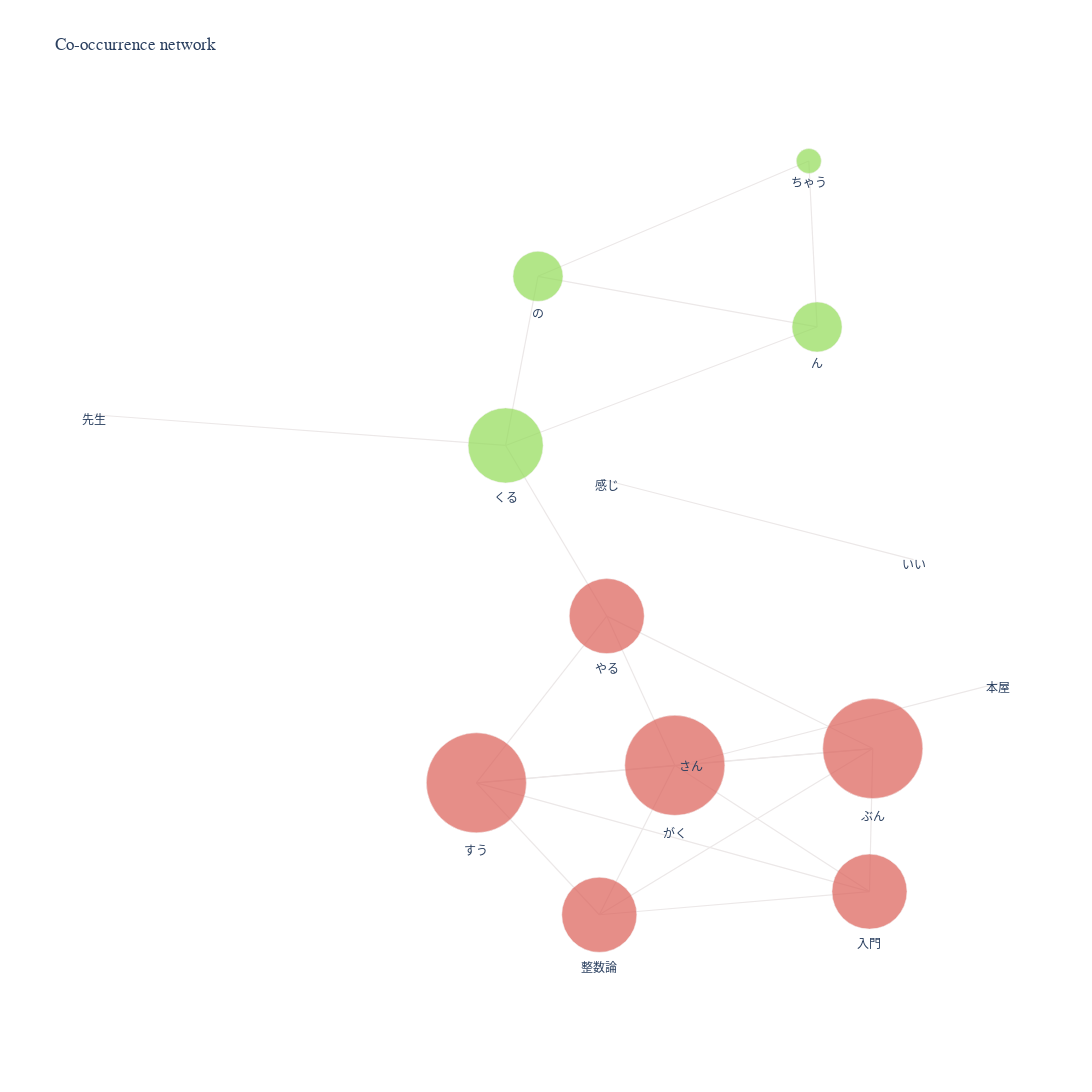

The notebook cell saved with this chart:
### Code cell
npt.build_graph(min_edge_frequency=3)

fig_co_network = npt.co_network(
    title='Co-occurrence network',
    save=True
)
iplot(fig_co_network)

### Figure 1 — Plotly figure (JSON) as saved in the notebook; plotly's stock layout.template omitted (floating-point values rounded to 4 significant figures)
{"data": [{"line": {"shape": "spline", "width": 1.2}, "marker": {"color": "#ece8e8"}, "mode": "lines", "opacity": 1, "type": "scatter", "x": [0.2528, -0.06772, null], "y": [0.06777, 0.2528, null]}, {"line": {"shape": "spline", "width": 1.2}, "marker": {"color": "#ece8e8"}, "mode": "lines", "opacity": 1, "type": "scatter", "x": [0.2067, -0.0754, null], "y": [-0.7086, -0.7627, null]}, {"line": {"shape": "spline", "width": 1.2}, "marker": {"color": "#ece8e8"}, "mode": "lines", "opacity": 1, "type": "scatter", "x": [0.2067, -0.2038, null], "y": [-0.7086, -0.4542, null]}, {"line": {"shape": "spline", "width": 1.2}, "marker": {"color": "#ece8e8"}, "mode": "lines", "opacity": 1, "type": "scatter", "x": [0.2067, 0.2101, null], "y": [-0.7086, -0.374, null]}, {"line": {"shape": "spline", "width": 1.2}, "marker": {"color": "#ece8e8"}, "mode": "lines", "opacity": 1, "type": "scatter", "x": [0.2067, 0.003455, null], "y": [-0.7086, -0.4133, null]}, {"line": {"shape": "spline", "width": 1.2}, "marker": {"color": "#ece8e8"}, "mode": "lines", "opacity": 1, "type": "scatter", "x": [0.152, -0.1394, null], "y": [0.6119, 0.7303, null]}, {"line": {"shape": "spline", "width": 1.2}, "marker": {"color": "#ece8e8"}, "mode": "lines", "opacity": 1, "type": "scatter", "x": [0.152, -0.1732, null], "y": [0.6119, 0.3348, null]}, {"line": {"shape": "spline", "width": 1.2}, "marker": {"color": "#ece8e8"}, "mode": "lines", "opacity": 1, "type": "scatter", "x": [0.152, 0.1433, null], "y": [0.6119, 1, null]}, {"line": {"shape": "spline", "width": 1.2}, "marker": {"color": "#ece8e8"}, "mode": "lines", "opacity": 1, "type": "scatter", "x": [-0.6034, -0.1732, null], "y": [0.4066, 0.3348, null]}, {"line": {"shape": "spline", "width": 1.2}, "marker": {"color": "#ece8e8"}, "mode": "lines", "opacity": 1, "type": "scatter", "x": [0.1433, -0.1394, null], "y": [1, 0.7303, null]}, {"line": {"shape": "spline", "width": 1.2}, "marker": {"color": "#ece8e8"}, "mode": "lines", "opacity": 1, "type": "scatter", "x": [-0.06762, -0.1732, null], "y": [-0.06426, 0.3348, null]}, {"line": {"shape": "spline", "width": 1.2}, "marker": {"color": "#ece8e8"}, "mode": "lines", "opacity": 1, "type": "scatter", "x": [-0.06762, 0.003455, null], "y": [-0.06426, -0.4133, null]}, {"line": {"shape": "spline", "width": 1.2}, "marker": {"color": "#ece8e8"}, "mode": "lines", "opacity": 1, "type": "scatter", "x": [-0.06762, -0.2038, null], "y": [-0.06426, -0.4542, null]}, {"line": {"shape": "spline", "width": 1.2}, "marker": {"color": "#ece8e8"}, "mode": "lines", "opacity": 1, "type": "scatter", "x": [-0.06762, 0.2101, null], "y": [-0.06426, -0.374, null]}, {"line": {"shape": "spline", "width": 1.2}, "marker": {"color": "#ece8e8"}, "mode": "lines", "opacity": 1, "type": "scatter", "x": [0.2101, -0.2038, null], "y": [-0.374, -0.4542, null]}, {"line": {"shape": "spline", "width": 1.2}, "marker": {"color": "#ece8e8"}, "mode": "lines", "opacity": 1, "type": "scatter", "x": [0.2101, 0.003455, null], "y": [-0.374, -0.4133, null]}, {"line": {"shape": "spline", "width": 1.2}, "marker": {"color": "#ece8e8"}, "mode": "lines", "opacity": 1, "type": "scatter", "x": [0.2101, -0.0754, null], "y": [-0.374, -0.7627, null]}, {"line": {"shape": "spline", "width": 1.2}, "marker": {"color": "#ece8e8"}, "mode": "lines", "opacity": 1, "type": "scatter", "x": [-0.1732, -0.1394, null], "y": [0.3348, 0.7303, null]}, {"line": {"shape": "spline", "width": 1.2}, "marker": {"color": "#ece8e8"}, "mode": "lines", "opacity": 1, "type": "scatter", "x": [-0.2038, 0.003455, null], "y": [-0.4542, -0.4133, null]}, {"line": {"shape": "spline", "width": 1.2}, "marker": {"color": "#ece8e8"}, "mode": "lines", "opacity": 1, "type": "scatter", "x": [-0.2038, -0.0754, null], "y": [-0.4542, -0.7627, null]}, {"line": {"shape": "spline", "width": 1.2}, "marker": {"color": "#ece8e8"}, "mode": "lines", "opacity": 1, "type": "scatter", "x": [0.003455, -0.0754, null], "y": [-0.4133, -0.7627, null]}, {"line": {"shape": "spline", "width": 1.2}, "marker": {"color": "#ece8e8"}, "mode": "lines", "opacity": 1, "type": "scatter", "x": [0.02079, 0.3413, null], "y": [-0.4061, -0.221, null]}, {"hoverinfo": "text", "hovertext": [], "marker": {"color": ["rgb(87.03999999999999,212.17279999999997,220.16)", "rgb(220.16,95.0272,87.03999999999999)", "rgb(145.61280000000002,220.16,87.03999999999999)", "rgb(145.61280000000002,220.16,87.03999999999999)", "rgb(145.61280000000002,220.16,87.03999999999999)", "rgb(87.03999999999999,212.17279999999997,220.16)", "rgb(220.16,95.0272,87.03999999999999)", "rgb(220.16,95.0272,87.03999999999999)", "rgb(145.61280000000002,220.16,87.03999999999999)", "rgb(220.16,95.0272,87.03999999999999)", "rgb(145.61280000000002,220.16,87.03999999999999)", "rgb(220.16,95.0272,87.03999999999999)", "rgb(161.58719999999994,87.03999999999999,220.16)", "rgb(161.58719999999994,87.03999999999999,220.16)", "rgb(220.16,95.0272,87.03999999999999)"], "line": {"color": "#ece8e8", "width": 0.5}, "size": [0, 75, 50, 0, 25, 0, 75, 100, 75, 100, 50, 100, 0, 0, 75]}, "mode": "markers+text", "text": ["いい", "入門", "ん", "先生", "ちゃう", "感じ", "やる", "ぶん", "くる", "すう", "の", "がく", "さん", "本屋", "整数論"], "textposition": "bottom center", "type": "scatter", "x": [0.2528, 0.2067, 0.152, -0.6034, 0.1433, -0.06772, -0.06762, 0.2101, -0.1732, -0.2038, -0.1394, 0.003455, 0.02079, 0.3413, -0.0754], "y": [0.06777, -0.7086, 0.6119, 0.4066, 1, 0.2528, -0.06426, -0.374, 0.3348, -0.4542, 0.7303, -0.4133, -0.4061, -0.221, -0.7627]}], "layout": {"autosize": true, "font": {"family": "Arial", "size": 12}, "height": 1200, "hovermode": "closest", "margin": {"b": 85, "l": 40, "pad": 0, "r": 40, "t": 100}, "plot_bgcolor": "#ffffff", "showlegend": false, "title": {"text": "Co-occurrence network"}, "width": 1700, "xaxis": {"showgrid": false, "showline": false, "showticklabels": false, "title": {"text": ""}, "zeroline": false}, "yaxis": {"showgrid": false, "showline": false, "showticklabels": false, "title": {"text": ""}, "zeroline": false}}}
